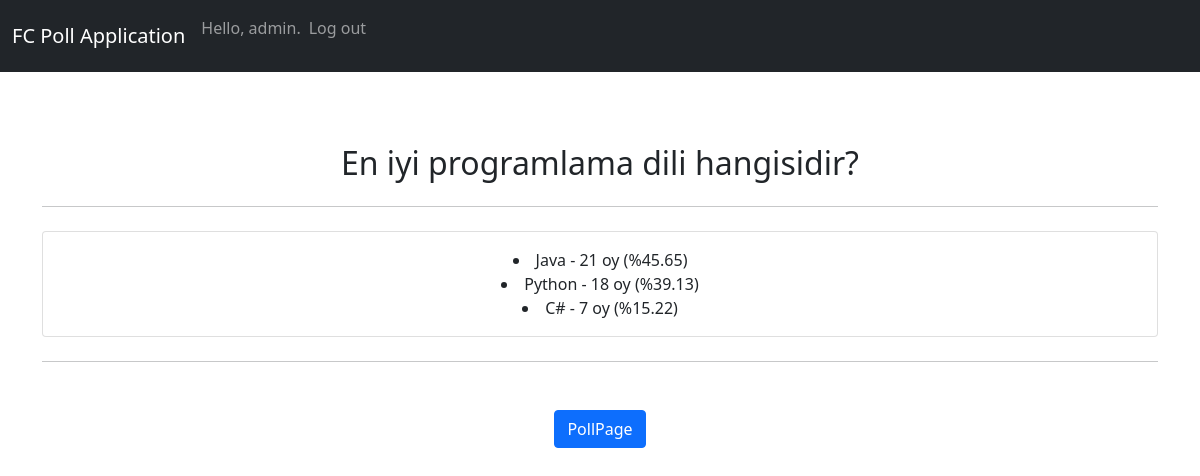
Screenshot of /poll_result/1/ (signed in) with the database file from the repository.
### PollApp/models.py (models this page shows, shortened)
class Poll(models.Model):
    name = models.CharField(max_length=50)
    description = models.TextField(blank=True)
    choices = models.ManyToManyField(Choice, related_name='related_polls', blank=True)

class Choice(models.Model):
    name = models.CharField(max_length=20)

### PollApp/views.py (the view)
# urls.py: path("poll_result/<int:poll_id>/", views.poll_result_view, name="poll_result"),
@login_required
def poll_result_view(request, poll_id):
    poll = Poll.objects.get(id=poll_id)
    choices_with_votes = Choice.objects.filter(related_polls=poll).annotate(total_votes=Count('votes'))
    total_votes = sum(choice.total_votes for choice in choices_with_votes)
    for choice in choices_with_votes:
        choice.vote_percentage = (choice.total_votes / total_votes) * 100 if total_votes > 0 else 0
    return render(request, template_name="PollApp/poll_result.html",
                  context={"poll": poll, "choices_with_votes": choices_with_votes})

### PollApp/templates/PollApp/poll_result.html (shortened to what this page needs)
{% extends 'PollApp/base.html' %}
{% block body %}
    <div class="text-center mt-5">
        <h2> {{ poll.name }} </h2>
        <hr class="my-4">
        <div class="card">
            <div class="card-body">
                {% for choice in choices_with_votes %}
                    <li>{{ choice.name }} - {{ choice.total_votes }} oy (%{{ choice.vote_percentage|floatformat:"2" }})</li>
                {% endfor %}
            </div>
        </div>
        <div class="mt-4 mb-4">
            <hr class="my-4">
        </div>
        <a href="{% url 'PollApp:home' %}" class="btn btn-primary mt-4">PollPage</a>
    </div>
{% endblock %}

### PollApp/templates/PollApp/base.html (shortened to what this page needs)
<!DOCTYPE html>
<html lang="en">
<head>
    <link href="https://cdn.jsdelivr.net/npm/bootstrap@5.1.3/dist/css/bootstrap.min.css" rel="stylesheet">
</head>
<body>
<nav class="navbar navbar-expand-lg navbar-dark bg-dark">
    <div class="container-fluid">
        <a class="navbar-brand" href="{% url 'PollApp:index' %}">FC Poll Application</a>
        <div class="collapse navbar-collapse" id="navbarText">
            <ul class="navbar-nav ml-auto">
            {% if user.is_authenticated %}
                <li class="nav-item">
                    <p class="navbar-text">Hello, {{ user.username }}.</p>
                </li>
                <li class="nav-item">
                    <a class="nav-link" href="{% url 'users:logout' %}">Log out</a>
                </li>
            {% else %}
                <li class="nav-item">
                    <a class="nav-link" href="{% url 'users:register' %}">Register</a>
                </li>
                <li class="nav-item">
                    <a class="nav-link" href="{% url 'users:login' %}">Log in</a></li>
            {% endif %}
        </ul>
        </div>
    </div>
</nav>
<br>
<div class="container">
    {% block body %}
    {% endblock %}
</div>
</body>
</html>

### rows the page displays
Poll: name "En iyi programlama dili hangisidir?"
Choice: name "Java", total_votes "21", vote_percentage "45.65"
Choice: name "Python", total_votes "18", vote_percentage "39.13"
Choice: name "C#", total_votes "7", vote_percentage "15.22"

### other values shown
{{ user.username }} "admin"
